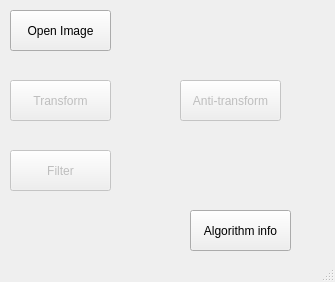
<?xml version="1.0" encoding="UTF-8"?>
<ui version="4.0">
 <class>MainWindow</class>
 <widget class="QMainWindow" name="MainWindow">
  <property name="geometry">
   <rect>
    <x>0</x>
    <y>0</y>
    <width>335</width>
    <height>282</height>
   </rect>
  </property>
  <property name="windowTitle">
   <string>Fourier Transform by Daniel Amazia</string>
  </property>
  <widget class="QWidget" name="centralWidget">
   <widget class="QPushButton" name="openImageButton">
    <property name="geometry">
     <rect>
      <x>10</x>
      <y>10</y>
      <width>101</width>
      <height>41</height>
     </rect>
    </property>
    <property name="text">
     <string>Open Image</string>
    </property>
   </widget>
   <widget class="QPushButton" name="transformButton">
    <property name="enabled">
     <bool>false</bool>
    </property>
    <property name="geometry">
     <rect>
      <x>10</x>
      <y>80</y>
      <width>101</width>
      <height>41</height>
     </rect>
    </property>
    <property name="text">
     <string>Transform</string>
    </property>
   </widget>
   <widget class="QPushButton" name="antiTransformButton">
    <property name="enabled">
     <bool>false</bool>
    </property>
    <property name="geometry">
     <rect>
      <x>180</x>
      <y>80</y>
      <width>101</width>
      <height>41</height>
     </rect>
    </property>
    <property name="text">
     <string>Anti-transform</string>
    </property>
   </widget>
   <widget class="QPushButton" name="filterButton">
    <property name="enabled">
     <bool>false</bool>
    </property>
    <property name="geometry">
     <rect>
      <x>10</x>
      <y>150</y>
      <width>101</width>
      <height>41</height>
     </rect>
    </property>
    <property name="text">
     <string>Filter</string>
    </property>
   </widget>
   <widget class="QPushButton" name="alginfoButton">
    <property name="enabled">
     <bool>true</bool>
    </property>
    <property name="geometry">
     <rect>
      <x>190</x>
      <y>210</y>
      <width>101</width>
      <height>41</height>
     </rect>
    </property>
    <property name="text">
     <string>Algorithm info</string>
    </property>
   </widget>
  </widget>
  <widget class="QStatusBar" name="statusBar"/>
 </widget>
 <layoutdefault spacing="6" margin="11"/>
 <resources/>
 <connections/>
</ui>
